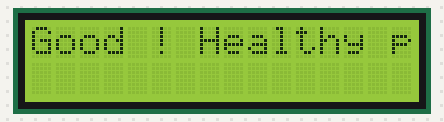
The sketch below on a simulated Arduino Uno, built with avr-gcc and run on an emulated ATmega328P. Parts: 16×2 character LCD.

Above: at 0.1 s.
At 3.1 s:
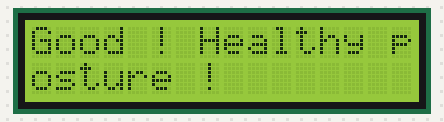
At 9.1 s:
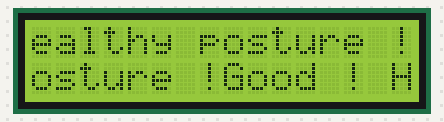
At 18.1 s:
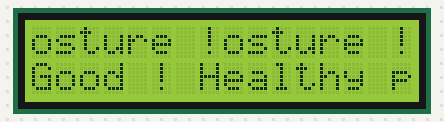
At 24.1 s:
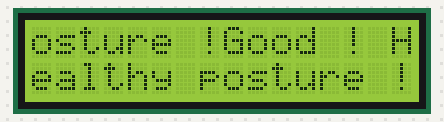
At 36.2 s:
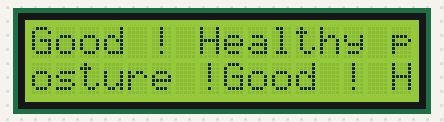

The sketch:

Code_LCD.ino
```cpp
#include <LiquidCrystal.h>

LiquidCrystal lcd (1, 2, 4, 5, 6, 7);

void setup() {
 lcd.begin(16, 2); // dimension de l'écran lcd utilisé

}

void loop() {
  lcd.print("Good ! Healthy posture !"); // Affichage sur l'écran LCD pour l'utilisateur
  delay(3000); // Temps d'affichage pour permettre à l'utilisateur de lire le message sur l'écran

}
```

Measured:
- what the display in image 1 shows lasts 3.0 s, from 3.1 s to 6.1 s
- what the display in image 2 shows lasts 6.0 s, from 9.1 s to 15.1 s
